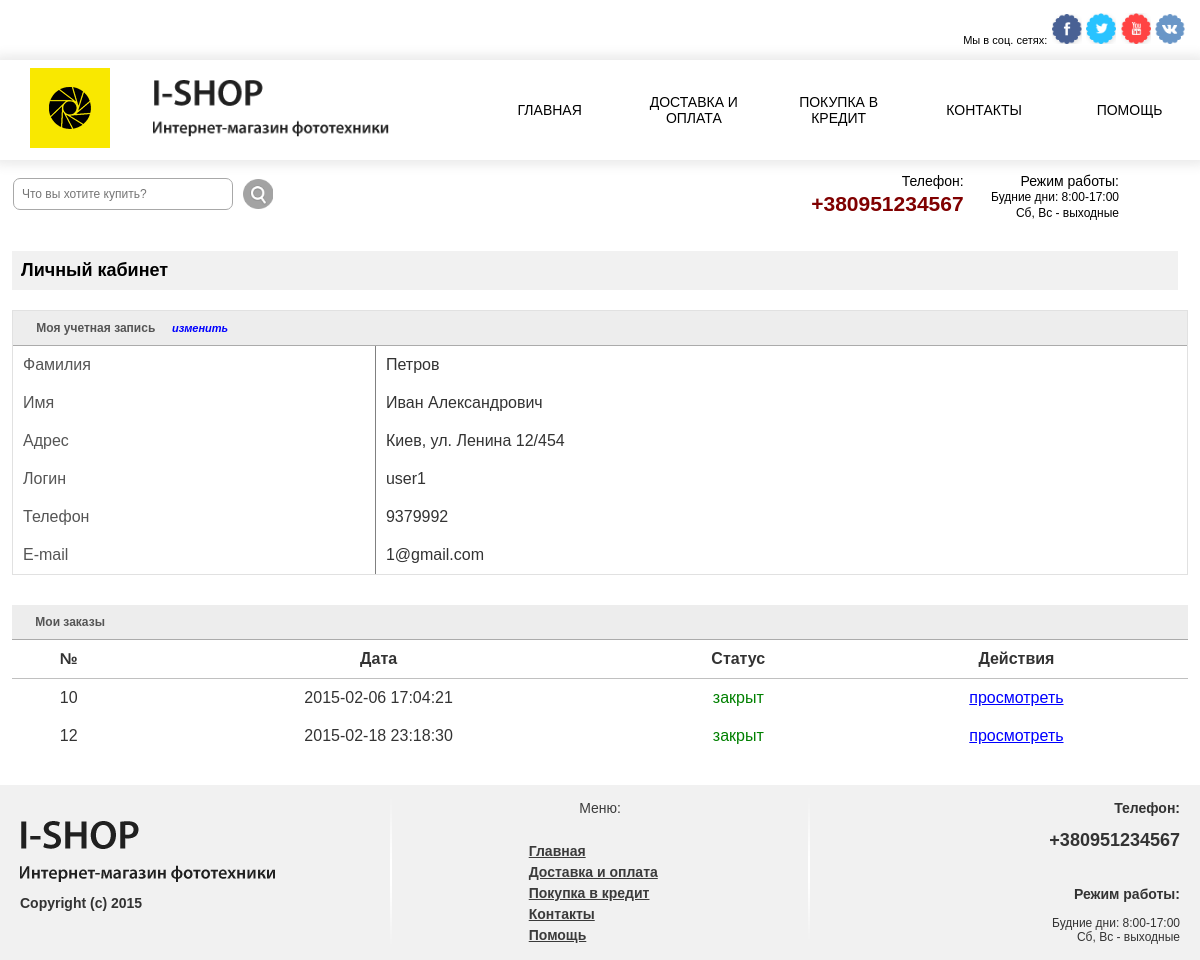
/?view=cabinet (signed in), run on the app's committed database.
### tables this page shows
CREATE TABLE IF NOT EXISTS `page` (
  `page_id` tinyint(3) unsigned NOT NULL AUTO_INCREMENT,
  `title` varchar(255) NOT NULL,
  `keywords` varchar(255) NOT NULL,
  `description` varchar(255) NOT NULL,
  `position` tinyint(3) unsigned NOT NULL DEFAULT '0',
  `text` text NOT NULL,
  PRIMARY KEY (`page_id`)
);

CREATE TABLE IF NOT EXISTS `users` (
  `user_id` int(10) unsigned NOT NULL,
  `login` varchar(20) NOT NULL,
  `password` varchar(32) NOT NULL,
  PRIMARY KEY (`user_id`)
);

CREATE TABLE IF NOT EXISTS `memberships` (
  `customer_id` int(10) unsigned NOT NULL AUTO_INCREMENT,
  `surname` varchar(255) NOT NULL,
  `name` varchar(255) NOT NULL,
  `email` varchar(255) NOT NULL,
  `phone` varchar(255) NOT NULL,
  `address` varchar(255) NOT NULL,
  `date` date NOT NULL,
  PRIMARY KEY (`customer_id`)
);

CREATE TABLE IF NOT EXISTS `order_goods` (
  `order_goods_id` int(10) unsigned NOT NULL AUTO_INCREMENT,
  `order_id` int(11) unsigned NOT NULL,
  `goods_id` int(11) unsigned NOT NULL,
  `quantity` tinyint(3) unsigned NOT NULL,
  `name` varchar(255) NOT NULL,
  `price` float NOT NULL,
  PRIMARY KEY (`order_goods_id`)
);

CREATE TABLE IF NOT EXISTS `order` (
  `order_id` int(10) unsigned NOT NULL AUTO_INCREMENT,
  `customer_id` int(11) unsigned NOT NULL,
  `data` datetime NOT NULL,
  `delivery_id` tinyint(3) unsigned NOT NULL,
  `payment_id` tinyint(11) unsigned NOT NULL,
  `address` varchar(255) NOT NULL,
  `status` enum('0','1') NOT NULL DEFAULT '0',
  `comment` text NOT NULL,
  PRIMARY KEY (`order_id`)
);

### www/controller/controller.php (called while the page is built, shortened)
<?php
$pages = pages();
$view = empty($_GET['view']) ? 'leader' : $_GET['view'];
switch($view){
    case('cabinet'):
        if ($_SESSION['auth'])
        $user_area = get_user1($_SESSION['auth']['customer_id']);
        $user_orders = get_user_order($_SESSION['auth']['customer_id']);
    break;
}
require_once TEMPLATE.'index.php';

### www/index.php (called while the page is built, shortened)
<?php
require_once CONTROLLER;

### www/model/model.php (called while the page is built, shortened)
<?php
function pages(){
    $query = "SELECT page_id, title FROM page ORDER BY position";
    $res = mysql_query($query) or die(mysql_error());
    $pages = array();
    while($row = mysql_fetch_assoc($res)){
        $pages[] = $row;
    }
     return $pages;
}
function get_user1($user_id){
    $query = "SELECT memberships.surname, memberships.name, memberships.email, memberships.phone, memberships.address, users.login, users.password
                FROM memberships
                LEFT JOIN users
                    ON memberships.customer_id = users.user_id
                    WHERE memberships.customer_id = $user_id";
    $res = mysql_query($query) or die(mysql_error());
    $user = mysql_fetch_assoc($res);
    return $user;
}
function get_user_order($user_id){
     $query = "SELECT `order`.order_id, `order`.data, `order`.delivery_id, `order`.status, `order`.comment,
                     order_goods.goods_id, order_goods.quantity, order_goods.name AS title, order_goods.price
                 FROM `order`
                 LEFT JOIN order_goods
                        ON `order`.order_id = order_goods.order_id
                    WHERE `order`.customer_id = $user_id";
    $res = mysql_query($query) or die(mysql_error());
    $user = array();
    while($row = mysql_fetch_assoc($res)){
        $user[] = $row;
    }
    return $user;
}

### www/views/ishop/cabinet.php (the view, shortened to what this page needs)
<div id="content-order">
<h2>Личный кабинет</h2>
    <?php if($_SESSION['auth']):  ?>
	<table id="user_cab" class="order-main-table" cellpadding="0" cellspacing="0">
        <tr >
        	<td class="z-top" colspan="2">&nbsp;&nbsp;&nbsp;&nbsp;Моя учетная запись&nbsp;&nbsp;&nbsp;&nbsp;
              <a href="?view=user_edit" id="toggle1"><div title="Редактировать профиль">изменить</div></a>
            </td>
        </tr>
        <tr class="c-tr">
        	<td class="c-title">Фамилия</td>
            <td><?=$user_area['surname']?></td>
        </tr>
        <tr class="c-tr">
        	<td class="c-title">Имя</td>
            <td><?=$user_area['name']?></td>
        </tr>
        <tr class="c-tr">
            <td class="c-title">Адрес</td>
            <td><?=$user_area['address']?></td>
        </tr>
        <tr class="c-tr">
            <td class="c-title">Логин</td>
            <td><?=$user_area['login']?></td>
        </tr>
        <tr class="c-tr">
            <td class="c-title">Телефон</td>
            <td><?=$user_area['phone']?></td>
        </tr>
        <tr class="c-tr">
            <td class="c-title">E-mail</td>
            <td><?=$user_area['email']?></td>
        </tr>
</table>
<table class="order-main-table" border="0" cellpadding="0" cellspacing="0">
        <tr>
        	<td class="z-top" colspan="100%">&nbsp;&nbsp;&nbsp;&nbsp;Мои заказы</td>
        </tr>
<?php if ($user_orders):?>
        <tr style="width: 70%;">
        	<th >№</th>
            <th >Дата</th>
            <th >Статус</th>
            <th >Действия</th>
        </tr>
    <?php foreach($user_orders as $item):?>
        <tr class="c-tr">
            <td style="text-align: center;"><?=$item['order_id']?>
            </td>
            <td style="text-align: center;"><?=$item['data']?></td>
            <td style="text-align: center;"><?php if($item['status'] == "0") echo "<span style='color:red;font-weight:bold;'>необработан</span>"; else echo "<span style='color:green;'>закрыт</span>"; ?></td>
            <td style="text-align: center;"><a href="?view=user_order&order_id=<?=$item['order_id']?>" style="color: blue;">просмотреть</a></td>
        </tr>
    <?php endforeach;?>
<?php else:?>
    <p class="card_null">У Вас пока нет заказов.</p>
<?php endif;?>
</table>
    <?php else:?>
    <p class="card_null">Авторизируйтесь! </p>
    <?php endif;?>
</div>

### www/views/ishop/include/header.php (shortened to what this page needs)
<!DOCTYPE html PUBLIC "-//W3C//DTD XHTML 1.0 Transitional//EN" "http://www.w3.org/TR/xhtml1/DTD/xhtml1-transitional.dtd">
<html xmlns="http://www.w3.org/1999/xhtml">
<head>
<link rel="stylesheet" type="text/css" href="<?=TEMPLATE?>style.css" />
<link rel="stylesheet" type="text/css" href="<?=TEMPLATE?>css/cloud-zoom.css" />
</head>
<body>
<div class="main">
<div class="header">
    <div class="head-link">
    <span style="display: inline-block; font-size: 11px; text-align:right;">Мы в соц. сетях:<br /></span>
        <a href="https://www.facebook.com/" title="Facebook" target="_blank"><img src="<?=TEMPLATE?>img/icon-fb.png" /></a>
        <a href="https://www.twitter.com/" title="Twitter" target="_blank"><img src="<?=TEMPLATE?>img/icon-twitter.png" /></a>
        <a href="https://youtube.com/" title="Youtube" target="_blank"><img src="<?=TEMPLATE?>img/icon-yt.png" /></a>
        <a href="https://vk.com/" title="Vk" target="_blank"><img src="<?=TEMPLATE?>img/icon-vk.png" /></a>
    </div>
       <div class="head">
       	<div class="logo-head">
           <a href="/"><img class="logo" src="<?=TEMPLATE?>img/logo.png" alt="Интернет магазин фототехники"/> </a>
	       <a href="/"><img class="slogan" src="<?=TEMPLATE?>img/slogan1.png" alt=""/></a>
        </div>
        <div class="menu">
            <ul>
            <li class="menu-item"><a href="<?=PATH?>">Главная</a></li>
            <?php if($pages): ?>
                <?php foreach($pages as $item):?>
                <li class="menu-item"><a href="?view=page&amp;page_id=<?=$item['page_id']?>"><?=$item['title']?></a></li>
                <?php endforeach; ?>
            <?php endif; ?>
            </ul>
        </div>
        </div>
    <div class="head-contact">
		<p><strong>Телефон:</strong><br/><span>+380951234567</span></p>
		<p><strong>Режим работы:</strong><br/> Будние дни: 8:00-17:00 <br/> Сб, Вс - выходные</p>
	</div>
    <div class="search-head-div">
	<form method="get">
		<ul class="search-head">
    		<li><input type="text" name="search" id="quickquery" placeholder="Что вы хотите купить?" />
    		</li>
    		<li><input id="img" type="image" class="search-btn" src="<?=TEMPLATE?>img/btn-search.png" title="Поиск" /></li>
		</ul>
	</form>
    </div>
	</div>

### www/views/ishop/include/footer.php (shortened to what this page needs)
   <div class="footer">
   		<div class="flogo">
        	<a href="/"><img src="<?=TEMPLATE?>img/slogan1.png" alt="Интернет-магазин фототехники" /></a>
<p>Copyright (c) 2015</p>
        </div>
        <div class="fphone">
            <h2>Телефон:</h2><br />
            <h1>+380951234567</h1>
            <h2>Режим работы:</h2><br/>
            <p>Будние дни: 8:00-17:00 <br/>
            Сб, Вс - выходные</p>
        </div>
        <div class="fmenu">
        	<p>Меню:</p>
            <ul>
<li><a href="<?=PATH?>">Главная</a></li>
    <?php if($pages): ?>
        <?php foreach($pages as $item):?>
        <li><a href="?view=page&amp;page_id=<?=$item['page_id']?>"><?=$item['title']?></a></li>
        <?php endforeach; ?>
    <?php endif; ?>
            </ul>
        </div>
   </div>

### www/views/ishop/style.css (style rules this page uses)
* { margin:0; padding:0; }
img { border:none; }
ul, ol, li { list-style:none; list-style-position: outside; }
body { background:#fff; //background: url(img/body.png) repeat; font-family: Verdana, Geneva, sans-serif; }
.main { background:#fff; min-width:980px; max-width:1200px; margin: 0 auto; }
.header { //overflow: hidden; //background: url(img/head-bg.png) repeat; color:#000; padding-top: 60px; }
.logo, .slogan { float:left; }
.logo { margin:8px 0 0 30px; }
.slogan { margin:4% 0 0 3px; height: 60%; margin-left:9%; vertical-align:middle; }
.head { //background:url(img/menu-bg.png) top repeat-x; background-color: white; box-shadow:0 0 10px 5px rgba(221, 221, 221, 0.6); width: 100%; height: 100px; }
.head-link { float:right; margin:-47px 15px -5px 0!important }
.head-link img { width:30px; }
.logo-head { float: left; width: 40%; height: inherit; margin-bottom: 15px; }
.menu { margin-left: 40%; width: 60%; height: inherit; display:table-row; list-style:none; }
.menu-item { box-sizing: border-box; border-left: 1px; height: inherit; }
.menu ul { height:inherit; }
.menu li { height:inherit; display:table-cell; width:auto; text-align:center; height: 60px; background: url(img/menu-border.png) right top no-repeat; vertical-align:middle; padding: 0 10px 0 10px; }
.menu ul li:first-child { border-left:none; }
.menu ul li:last-child { border-right:none; }
.menu li a { display:block; width:1000px; height:100px; vertical-align:middle; display:table-cell; font:14px Verdana, Geneva, sans-serif; //color:#fff; color:#000; text-transform: uppercase; text-decoration:none; }
.head-contact { float:right; text-align:right; margin:0 6px 0 0; padding:1% 6% 1% 1%; }
.head-contact p { font-size:12px; font-family:Verdana, Arial, sans-serif; line-height:1.3; margin:0 3px 3px 0; padding-left: 20px; display: inline-table; }
.head-contact p strong { font-size:14px; font-weight:normal; }
.head-contact p span { font-size:21px; font-weight:bold; color:maroon; }
.search-head { list-style:none; width:305px; height:39px; margin: 30px 1% 0 0; left:15px; }
#quickquery { padding:8px 0 8px 8px; border: 1px solid #a8a8a8; margin: 3px 10px 6px 13px; width: 210px; font-size: 12px; border-radius:7px; }
.search-head li { float:left; margin-top: -15px; margin-bottom: 5px; }
.search-btn { margin: 4px 9px 0 0px; height:30px; }
.footer { //background: #9f3a3a url(img/footer-bg.png) top repeat-x; background:#f1f1f1; overflow:hidden; //color:rgba(255, 255, 255, 0.6); color:#333!important; }
.flogo { float:left; padding:35px 0 0 20px; width:31%; height:140px; background: url(img/footer-border.png) right top no-repeat; background-size: contain; }
.flogo p { margin:10px 0 0 0; font:bold 14px Verdana, Geneva, sans-serif; }
.fphone { float:right; text-align:right; font:12px Verdana, geneva, sans-serif; padding:15px 20px 10px 0; width:31%; background: url(img/footer-border.png) left top no-repeat; background-size: contain; }
.fphone h2 { font-size:14px; //color:white; }
.fphone h1 { font-size:18px; margin-bottom:35px; }
.fmenu { font-size:14px; overflow:hidden; margin:0 auto 0 auto; padding:15px 0 0 0; width:33%; height:160px; }
.fmenu p { text-align:center; color:#3B3B3B; }
.fmenu ul { margin:27px 27px 27px 32%; padding:0 0 15px 0; float:left; list-style:none; }
.fmenu ul li { margin:0 0 5px 0; }
.fmenu ul a { //color:rgba(255, 255, 255, 0.6); color:#3B3B3B; font-weight:bold; }
#content-order { width:98%; margin:0 auto; color:#333; padding:0 6px; }
#content-order h2 { text-align:left; font-size:18px; font-weight:bold; margin:15px 10px 20px 0; //color:#982f2f; color:#000; //border:1px solid #e1e1e1; padding:9px; background-color: #f1f1f1; }
.order-main-table { width:100%; margin:0 0 30px 0; }
.order-main-table td { padding:10px; }
.order-main-table th { padding-top: 10px; padding-bottom: 10px; border-bottom:1px solid silver; }
.z-top { background:#EDEDED; border-bottom:1px solid #ABABAB; color:#555; font-size:12px; font-weight:bold; }
.c-title { border-right: grey 1px solid; color: #555; }
.c-tr { border: 4px double black; }
#user_cab { display: table; }
#user_cab { border:1px solid #e1e1e1; }
.c-tr { border:1px solid #e1e1e1; }
.order-main-table { //border:1px solid #e1e1e1; }
#toggle1 { text-decoration:none !important; color:blue; font-size: 11px; font-style: italic; }
#toggle1 div { display: inline; }

### data on the page
page: title "ДОСТАВКА И ОПЛАТА", title "Доставка и оплата"
page: title "ПОКУПКА В КРЕДИТ", title "Покупка в кредит"
page: title "КОНТАКТЫ", title "Контакты"
page: title "ПОМОЩЬ", title "Помощь"
users: user_id.surname "Петров", user_id.name "Иван Александрович", user_id.address "Киев, ул. Ленина 12/454", login "user1", user_id.phone "9379992", user_id.email "1@gmail.com"
order_goods: order.order_id "10", order.data "2015-02-06 17:04:21"
order_goods: order.order_id "12", order.data "2015-02-18 23:18:30"
